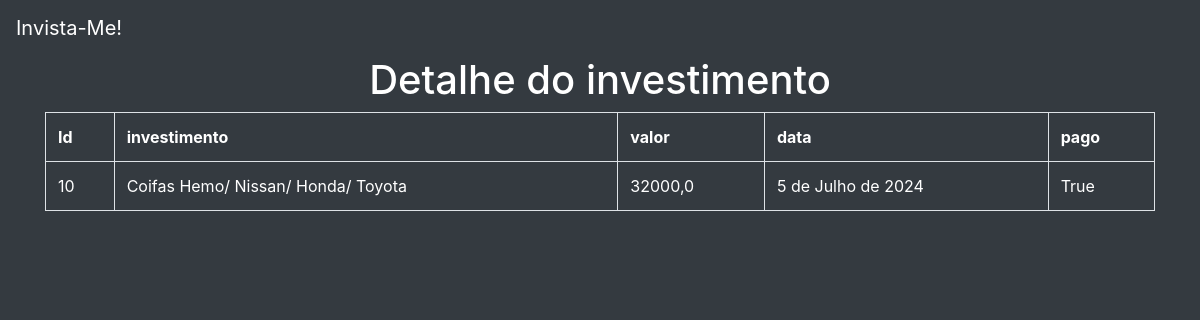
The app's page //10 with its own data.
### invista_me2/models.py (models this page shows)
class Investimento(models.Model):
    investimento = models.TextField(max_length=255)
    valor = models.FloatField()
    pago = models.BooleanField(default=False)
    data = models.DateField(default=datetime.now)

### invista_me2/views.py (the view)
# urls.py: path('/<int:id_investimento>',views.detalhe,name='detalhe'),
def detalhe(request, id_investimento):
    dados = {
        'dados': Investimento.objects.get(pk=id_investimento)
        }
    return render(request, 'investimentos/detalhe.html', dados)

### invista_me2/templates/investimentos/detalhe.html
{% extends 'investimentos/base.html' %}
{% block conteudo %}
<h1 style='text-align: center;'>Detalhe do investimento</h1>
<div class="container">
    <table class='table table-hover table-bordered'>
        <tr>
            <th class="text-white">Id</th>
            <th class="text-white">investimento</th>
            <th class="text-white">valor</th>
            <th class="text-white">data</th>
            <th class="text-white">pago</th>
        </tr>
        <tr>
            <td class="text-white">{{dados.id}}</td>
            <td class="text-white">{{dados.investimento}}</td>
            <td class="text-white">{{dados.valor}}</td>
            <td class="text-white">{{dados.data}}</td>
            <td class="text-white">{{dados.pago}}</td>
        </tr>
    </table>
</div>
{% endblock %}

### invista_me2/templates/investimentos/base.html (style rules this page uses)
body { background-color: #343a40; color: white; }

### records on screen
Investimento: id "10", investimento "Coifas Hemo/ Nissan/ Honda/ Toyota", valor "32000,0", data "5 de Julho de 2024", pago "True"
